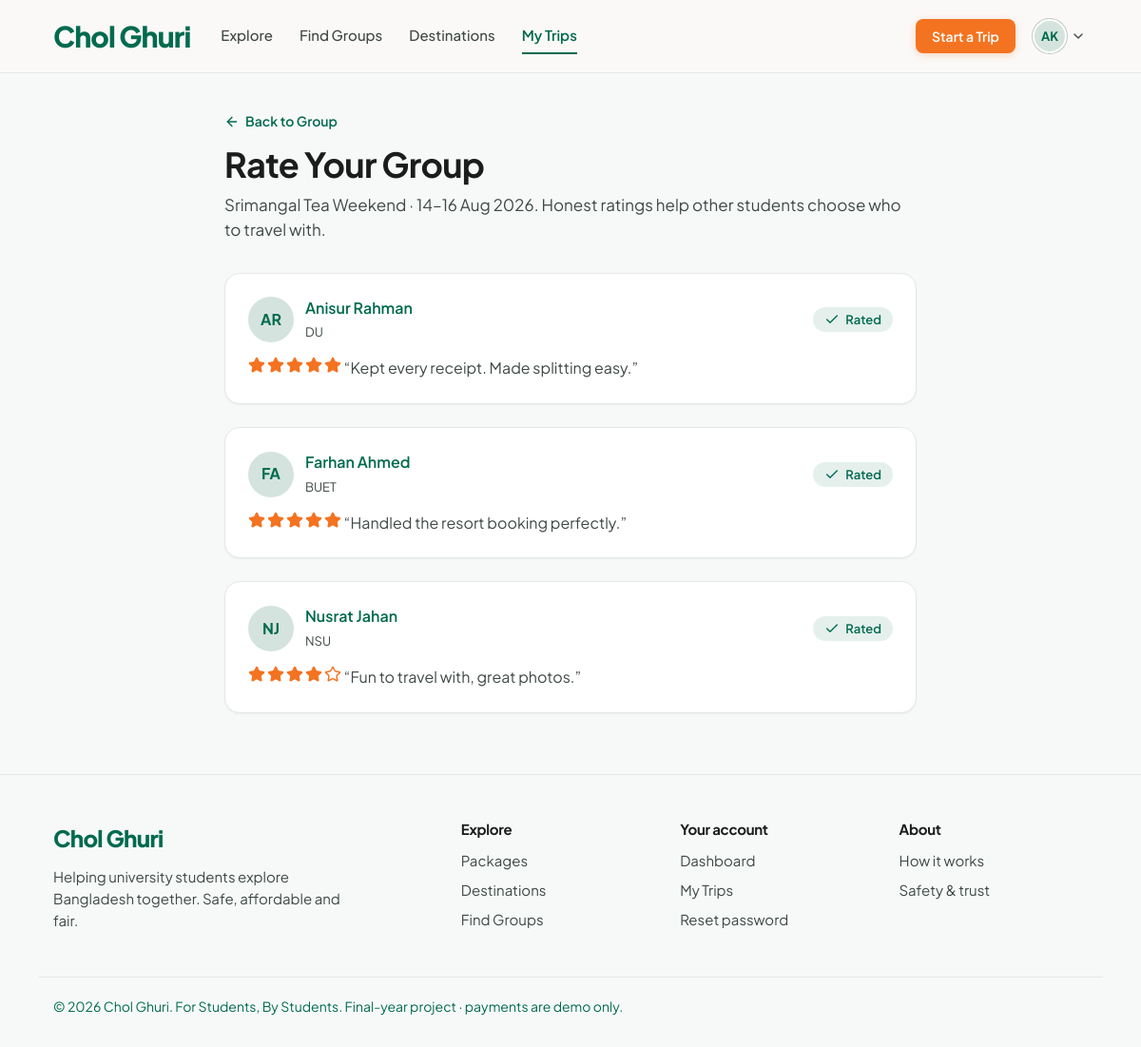
/rate.php?group=2 (signed in), run on the app's committed database.
### tables this page shows
CREATE TABLE users (
    id                     INT AUTO_INCREMENT PRIMARY KEY,
    university_id          INT          NULL,              
    full_name              VARCHAR(100) NOT NULL,
    email                  VARCHAR(150) NOT NULL UNIQUE,
    password_hash          VARCHAR(255) NOT NULL,
    role                   ENUM('student','admin') NOT NULL DEFAULT 'student',
    email_verified_at      DATETIME NULL,                  
    verify_token_hash      CHAR(64) NULL,
    verify_token_expires   DATETIME NULL,
    verify_sent_at         DATETIME NULL,
    reset_token_hash       CHAR(64) NULL,
    reset_token_expires    DATETIME NULL,
    remember_token_hash    CHAR(64) NULL,
    remember_token_expires DATETIME NULL,
    is_blocked             TINYINT(1) NOT NULL DEFAULT 0,
    last_login_at          DATETIME NULL,
    created_at             TIMESTAMP NOT NULL DEFAULT CURRENT_TIMESTAMP,

    INDEX (verify_token_hash),
    INDEX (reset_token_hash),
    INDEX (remember_token_hash),
    FOREIGN KEY (university_id) REFERENCES universities(id) ON DELETE SET NULL
);

CREATE TABLE travel_groups (
    id               INT AUTO_INCREMENT PRIMARY KEY,
    package_id       INT          NOT NULL,
    creator_id       INT          NOT NULL,
    title            VARCHAR(150) NOT NULL,
    description      TEXT         NULL,
    start_date       DATE         NOT NULL,
    end_date         DATE         NOT NULL,
    min_members      TINYINT      NOT NULL DEFAULT 2,      
    max_members      TINYINT      NOT NULL,                
    budget_max       DECIMAL(10,2) NULL,
    cost_sharing     ENUM('equal','custom') NOT NULL DEFAULT 'equal',
    university_only  TINYINT(1)   NOT NULL DEFAULT 0,
    gender_rule      ENUM('any','female_only','male_only') NOT NULL DEFAULT 'any',
    status           ENUM('forming','full','confirmed','completed','cancelled') NOT NULL DEFAULT 'forming',
    confirmed_at     DATETIME     NULL,
    completed_at     DATETIME     NULL,
    created_at       TIMESTAMP    NOT NULL DEFAULT CURRENT_TIMESTAMP,

    INDEX (status, start_date),
    FOREIGN KEY (package_id) REFERENCES packages(id),
    FOREIGN KEY (creator_id) REFERENCES users(id) ON DELETE CASCADE,
    CHECK (end_date >= start_date),
    CHECK (min_members >= 1 AND min_members <= max_members)
);

CREATE TABLE universities (
    id            INT AUTO_INCREMENT PRIMARY KEY,
    name          VARCHAR(150) NOT NULL,
    short_name    VARCHAR(20)  NOT NULL,
    email_domain  VARCHAR(100) NOT NULL UNIQUE,
    city          VARCHAR(60)  NULL,
    is_active     TINYINT(1)   NOT NULL DEFAULT 1
);

CREATE TABLE ratings (
    id             INT AUTO_INCREMENT PRIMARY KEY,
    group_id       INT          NOT NULL,
    rater_id       INT          NOT NULL,
    rated_user_id  INT          NOT NULL,
    score          TINYINT      NOT NULL,
    comment        VARCHAR(255) NULL,
    created_at     TIMESTAMP    NOT NULL DEFAULT CURRENT_TIMESTAMP,

    UNIQUE KEY one_rating (group_id, rater_id, rated_user_id),
    INDEX (rated_user_id),
    FOREIGN KEY (group_id)      REFERENCES travel_groups(id) ON DELETE CASCADE,
    FOREIGN KEY (rater_id)      REFERENCES users(id) ON DELETE CASCADE,
    FOREIGN KEY (rated_user_id) REFERENCES users(id) ON DELETE CASCADE,
    CHECK (score BETWEEN 1 AND 5),
    CHECK (rater_id <> rated_user_id)
);

### config/database.php (called while the page is built, shortened)
<?php
function db(): PDO
{
    static $pdo = null;
    if ($pdo === null) {
        $dsn = 'mysql:host=' . DB_HOST . ';dbname=' . DB_NAME . ';charset=' . DB_CHARSET;
        $options = [
            PDO::ATTR_ERRMODE            => PDO::ERRMODE_EXCEPTION,
            PDO::ATTR_DEFAULT_FETCH_MODE => PDO::FETCH_ASSOC,
            PDO::ATTR_EMULATE_PREPARES   => false,
        ];
        $pdo = new PDO($dsn, DB_USER, DB_PASS, $options);
        $pdo->exec("SET time_zone = '+06:00'");
    }
    return $pdo;
}

### includes/users.php (called while the page is built, shortened)
<?php
function find_user_by_id(int $id): ?array
{
    $stmt = db()->prepare(
        'SELECT u.*, un.name AS university_name, un.short_name AS university_short, un.email_domain AS university_domain,
                p.gender, p.phone, p.city, p.bio, p.profile_photo, p.budget_min, p.budget_max,
                p.group_size_min, p.group_size_max, p.trip_type_pref, p.accommodation_pref, p.show_profile
         FROM users u
         LEFT JOIN universities un    ON un.id = u.university_id
         LEFT JOIN student_profiles p ON p.user_id = u.id
         WHERE u.id = ?'
    );
    $stmt->execute([$id]);
    return $stmt->fetch() ?: null;
}

### includes/auth.php (called while the page is built, shortened)
<?php
function current_user(): ?array
{
    static $user = false;
    if ($user === false) {
        $user = null;
        if (!empty($_SESSION['user_id'])) {
            $user = find_user_by_id((int) $_SESSION['user_id']);
        }
    }
    return $user;
}
function require_login(): array
{
    $user = current_user();
    return $user;
}

### includes/groups.php (called while the page is built, shortened)
<?php
function get_group(int $id): ?array
{
    $stmt = db()->prepare(GROUP_SELECT . ' WHERE g.id = ?');
    $stmt->execute([$id]);
    return $stmt->fetch() ?: null;
}
function group_members_list(int $groupId): array
{
    $stmt = db()->prepare(
        "SELECT gm.role, gm.joined_at, gm.match_score, u.id, u.full_name, u.email, un.short_name AS uni, sp.profile_photo, sp.gender, sp.phone,
                (SELECT ROUND(AVG(score), 1) FROM ratings r WHERE r.rated_user_id = u.id) AS rating,
                (SELECT COUNT(*) FROM group_members m2 JOIN travel_groups g2 ON g2.id = m2.group_id
                  WHERE m2.user_id = u.id AND m2.status = 'joined' AND g2.status = 'completed') AS trips
         FROM group_members gm
         JOIN users u ON u.id = gm.user_id
         LEFT JOIN universities un ON un.id = u.university_id
         LEFT JOIN student_profiles sp ON sp.user_id = u.id
         WHERE gm.group_id = ? AND gm.status = 'joined'
         ORDER BY gm.role = 'organizer' DESC, gm.joined_at"
    );
    $stmt->execute([$groupId]);
    return $stmt->fetchAll();
}

### rate.php (the view, shortened to what this page needs)
<?php
$me = require_login();
$groupId = int_param($_GET, 'group');
$group   = get_group($groupId);
$members = array_filter(group_members_list($groupId), fn($m) => (int) $m['id'] !== (int) $me['id']);
$stmt = db()->prepare('SELECT rated_user_id, score, comment FROM ratings WHERE group_id = ? AND rater_id = ?');
$stmt->execute([$groupId, $me['id']]);
$given = [];
foreach ($stmt->fetchAll() as $r) {
    $given[(int) $r['rated_user_id']] = $r;
}
require_once __DIR__ . '/includes/header.php';
?>
<div class="container container-narrow">
    <a class="back-link" href="<?= url('group.php?id=' . $groupId) ?>"><?= icon('arrow-left', 'icon-sm') ?> Back to Group</a>
    <div class="page-head">
        <h1>Rate Your Group</h1>
        <p><?= e($group['title']) ?> &middot; <?= e(date_range($group['start_date'], $group['end_date'])) ?>. Honest ratings help other students choose who to travel with.</p>
    </div>
    <?php foreach ($members as $m): $done = $given[(int) $m['id']] ?? null; ?>
        <section class="card rate-card">
            <div class="rate-head">
                <?= avatar($m['profile_photo'], $m['full_name'], 'md') ?>
                <div>
                    <strong><a href="<?= url('profile.php?id=' . $m['id']) ?>"><?= e($m['full_name']) ?></a></strong>
                    <small><?= e($m['uni'] ?? '') ?><?= $m['role'] === 'organizer' ? ' &middot; Organizer' : '' ?></small>
                </div>
                <?php if ($done): ?><span class="badge"><?= icon('check', 'icon-sm') ?> Rated</span><?php endif; ?>
            </div>
            <?php if ($done): ?>
                <p class="mb-0"><?= stars((float) $done['score']) ?> <?= $done['comment'] ? '&ldquo;' . e($done['comment']) . '&rdquo;' : '<span class="text-muted">No written review</span>' ?></p>
            <?php endif; ?>
        </section>
    <?php endforeach; ?>
</div>
<?php require_once __DIR__ . '/includes/footer.php'; ?>

### includes/functions.php (shortened to what this page needs)
<?php
function e(?string $text): string
{
    return htmlspecialchars($text ?? '', ENT_QUOTES, 'UTF-8');
}
function url(string $path = ''): string
{
    return BASE_URL . '/' . ltrim($path, '/');
}
function int_param(array $source, string $key): int
{
    return isset($source[$key]) && is_numeric($source[$key]) ? (int) $source[$key] : 0;
}
function stars(float $score): string
{
    $html = '<span class="stars" aria-label="' . e(number_format($score, 1)) . ' out of 5">';
    for ($i = 1; $i <= 5; $i++) {
        $html .= icon('star', $i <= round($score) ? 'filled' : '');
    }
    return $html . '</span>';
}
function date_range(string $start, string $end): string
{
    $s = strtotime($start);
    $f = strtotime($end);
    if (date('M Y', $s) === date('M Y', $f)) {
        return date('j', $s) . '–' . date('j M Y', $f);
    }
    return date('j M', $s) . ' – ' . date('j M Y', $f);
}
function icon(string $name, string $class = ''): string
{
    static $cache = [];
    if (!isset($cache[$name])) {
        $file = __DIR__ . '/../assets/icons/' . basename($name) . '.svg';
        $svg  = is_file($file) ? file_get_contents($file) : '';
        $svg  = trim(preg_replace('//s', '', $svg));
        $svg  = preg_replace_callback('/^<svg[^>]*>/', function ($m) {
            return preg_replace('/\s(width|height|class)="[^"]*"/', '', $m[0]);
        }, $svg);
        $cache[$name] = $svg;
    }
    $classes = trim('icon ' . $class);
    return str_replace('<svg', '<svg class="' . e($classes) . '" aria-hidden="true"', $cache[$name]);
}
function initials(string $name): string
{
    $parts = preg_split('/\s+/', trim($name));
    $first = mb_substr($parts[0] ?? '', 0, 1);
    $last  = count($parts) > 1 ? mb_substr(end($parts), 0, 1) : '';
    return mb_strtoupper($first . $last);
}
function avatar(?string $photo, string $name, string $size = 'md'): string
{
    return '<span class="avatar avatar-' . e($size) . ' avatar-initials" aria-label="' . e($name) . '">' . e(initials($name)) . '</span>';
}

### assets/css/style.css (style rules this page uses)
:root { --primary: #006a4e; --primary-dark: #00523c; --primary-tint: #e5f0ed; --primary-tint-2: #ebf1ef; --primary-tint-3: #d4e3dd; --mint: #9ef4d0; --accent: #f47321; --accent-dark: #d95f10; --accent-tint: #fff1e8; --text: #1b1c1c; --text-body: #3f4944; --text-muted: #6f7973; --bg: #f7f9f9; --bg-warm: #fbf9f8; --surface: #ffffff; --input-bg: #fcf9f8; --grey-chip: #e5e2e1; --grey-card: #efeded; --border: #e4e8e6; --border-strong: #bec9c2; --error: #93000a; --error-strong: #ba1a1a; --error-bg: #ffdad6; --success: #006a4e; --radius-sm: 8px; --radius: 12px; --radius-lg: 16px; --shadow-sm: 0 1px 2px rgba(16, 24, 20, 0.05); --shadow: 0 1px 3px rgba(16, 24, 20, 0.06), 0 4px 16px rgba(16, 24, 20, 0.04); --shadow-lg: 0 10px 40px rgba(16, 24, 20, 0.08); --font: "Taka", "Plus Jakarta Sans", "Segoe UI", system-ui, -apple-system, sans-serif; --container: 1120px; }
*, *::before, *::after { box-sizing: border-box; }
html { -webkit-text-size-adjust: 100%; }
body { margin: 0; font-family: var(--font); font-size: 16px; line-height: 1.55; color: var(--text-body); background: var(--bg); display: flex; flex-direction: column; min-height: 100vh; -webkit-font-smoothing: antialiased; }
h1, h2, h3, h4 { color: var(--text); line-height: 1.2; margin: 0 0 0.5em; letter-spacing: -0.02em; }
h1 { font-size: 2rem; font-weight: 700; }
p { margin: 0 0 1em; }
a { color: var(--primary); text-decoration: none; font-weight: 600; }
.icon { width: 20px; height: 20px; flex-shrink: 0; vertical-align: middle; }
.icon-sm { width: 16px; height: 16px; }
.mb-0 { margin-bottom: 0; }
.container { width: 100%; max-width: var(--container); margin: 0 auto; padding: 0 16px; }
.container-narrow { max-width: 760px; }
.card { background: var(--surface); border: 1px solid var(--border); border-radius: var(--radius-lg); box-shadow: var(--shadow-sm); padding: 24px; }
.card + .card { margin-top: 24px; }
.page-head { margin-bottom: 32px; }
.page-head h1 { font-size: 2.25rem; margin-bottom: 8px; }
.page-head p { font-size: 1.0625rem; margin: 0; }
.badge { display: inline-flex; align-items: center; gap: 6px; padding: 4px 12px; border-radius: 999px; font-size: 0.8125rem; font-weight: 600; line-height: 1.4; background: var(--primary-tint); color: var(--primary); }
.avatar { border-radius: 50%; object-fit: cover; flex-shrink: 0; display: inline-flex; align-items: center; justify-content: center; }
.avatar-initials { background: var(--primary-tint-3); color: var(--primary); font-weight: 700; }
.avatar-sm { width: 36px; height: 36px; font-size: 0.8125rem; }
.avatar-md { width: 48px; height: 48px; font-size: 1rem; }
.user-menu summary .avatar { border: 2px solid var(--surface); box-shadow: 0 0 0 1px var(--border-strong); }
.stars { display: inline-flex; gap: 2px; color: var(--accent); }
.stars .icon { width: 18px; height: 18px; }
.stars .icon.filled { fill: var(--accent); }
.back-link { display: inline-flex; align-items: center; gap: 6px; font-size: 0.875rem; margin-bottom: 12px; }
.rate-card { margin-top: 16px; }
.rate-head { display: flex; gap: 12px; align-items: center; margin-bottom: 14px; }
.rate-head > div { flex: 1; }
.rate-head strong { display: block; }
.rate-head small { font-size: 0.8125rem; }
.icon.filled { fill: currentColor; }

### data on the page
users: full_name "AK"
travel_groups: title "Srimangal Tea Weekend", date_range($group['start_date'], $group['end_date']) "14–16 Aug 2026"
users: full_name "AR", full_name "Anisur Rahman", university.short_name "DU", id.comment "Kept every receipt. Made splitting easy."
users: full_name "FA", full_name "Farhan Ahmed", university.short_name "BUET", id.comment "Handled the resort booking perfectly."
users: full_name "NJ", full_name "Nusrat Jahan", university.short_name "NSU", id.comment "Fun to travel with, great photos."

### other printed values
APP_NAME "Chol Ghuri"
$label "Explore"
$label "Find Groups"
$label "Destinations"
$label "My Trips"
